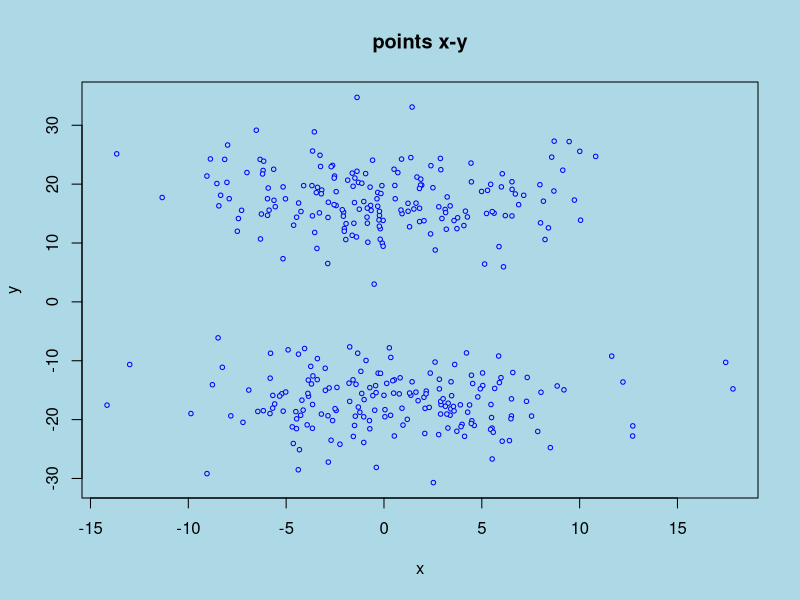
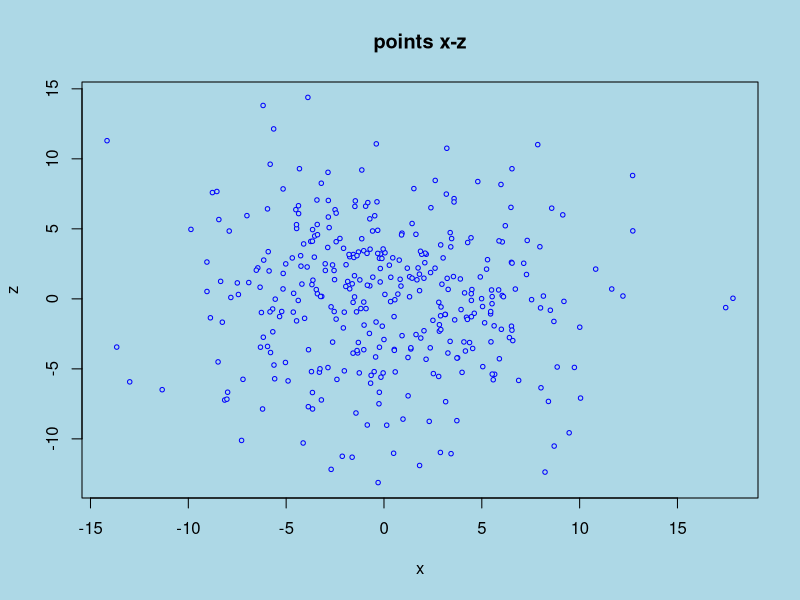

Here is the R script that generated these plots, in order:
setwd("C:/Users/Fujutsu/Documents/R/packeti/1")

df <- read.delim("input.txt")
m <- data.matrix(df)

n = as.integer(m[1,1])  
N = as.integer(m[2,1]) 
eps = 0.5 
eeps = 1 

lo = as.integer(1)
hi = as.integer(3)
number_of_classes_each_dimension = as.integer((hi-lo) * runif(n) + lo)


left_border = -20
right_border = 20

centres = runif(n*3, min = left_border, max = right_border)
dim(centres) <- c(n, 3)
for(i in 1:n){
  centres[i, ] <- sort(centres[i, ])
  if (abs(centres[i,2]-centres[i,1] < 20)){
    centres[i,2:3] <- runif(2, min = centres[i,2] + 10, max = right_border + 10)
  }
  centres[i, 2:3] = sort(centres[i, 2:3])
  if (abs(centres[i,3]-centres[i,2] < 20)){
    centres[i,3] <- runif(1, min = right_border + 20, max = right_border + 30)
  }
}

for(i in 1:n){
  centres[i,1:(number_of_classes_each_dimension[i])] <- sort(centres[i,1:(number_of_classes_each_dimension[i])])
}


vectors <- rep(0, times = n*N)
vectors_classes <- rep(0, times = n*N)
dim(vectors) <- c(N, n)
dim(vectors_classes) <- c(N, n)


value = 5
vectors <- t(vectors)
vectors_classes <- t(vectors_classes)

for (i in 1:n) {
  
  counter = 1
  
  if (number_of_classes_each_dimension[i] == 1) {
    number_of_points_in_first_class <- N
    vectors[i, ] <- rnorm(number_of_points_in_first_class) * value
    vectors_classes[i, ]=1
  }
  
  if (number_of_classes_each_dimension[i] == 2) {
    number_of_points_in_first_class <- N/2
    number_of_points_in_second_class <- N/2
    vectors[i, 1:number_of_points_in_first_class] <- rnorm(number_of_points_in_first_class) * value + rep(centres[i, 1],times = number_of_points_in_first_class)
    vectors_classes[i, 1:number_of_points_in_first_class]=1
    vectors[i, (number_of_points_in_first_class+1):N] <- rnorm(number_of_points_in_second_class) * value+ rep(centres[i, 2],times = number_of_points_in_second_class)
    vectors_classes[i, (number_of_points_in_first_class+1):N]=-1  
    }
  

}
vectors <- t(vectors)
vectors_classes <- t(vectors_classes)

if (n == 3) {
  op <- par(bg = "light blue")
  plot(vectors[, 1], vectors[, 2], type = "p", pch = 21, bg = par("bg"), col = "blue", cex = .6,
       main = 'points x-y', xlab = "x", ylab = "y")
  plot(vectors[, 1], vectors[, 3], type = "p", pch = 21, bg = par("bg"), col = "blue", cex = .6,
       main = 'points x-z', xlab = "x", ylab = "z")
}


df1 <- as.data.frame(t(vectors))
write.csv(t(df1), file = "VectorsData.csv", row.names = FALSE)
df2 <- as.data.frame(number_of_classes_each_dimension)
write.csv(t(df2), file = "dimensions.csv", row.names = FALSE)
df3 <- as.data.frame(t(vectors_classes))
write.csv(t(df3), file = "VectorsClasses.csv", row.names = FALSE)
